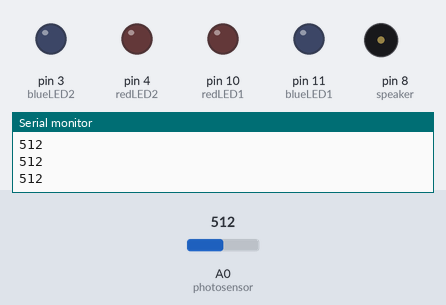
Bench run of a sketch on a simulated Arduino Uno, built with avr-gcc and run on an emulated ATmega328P. On the bench: output pins drawn as LEDs (lit = HIGH), buzzer (waves = sounding), the last lines printed to the serial monitor. Dashed ring = blinking. The test bench sets the inputs (shaded band); at power-on: A0 (photosensor) = 512.

Above: at 1.2 s.
1.3 s: A0 (photosensor) set to 1009
2.8 s: A0 (photosensor) set to 1023
At 3.2 s:
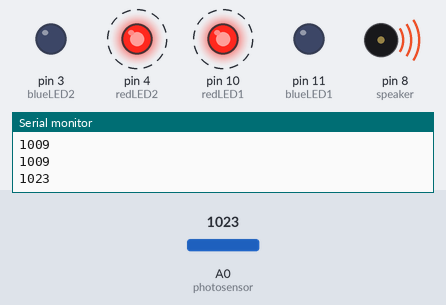
At 3.7 s:
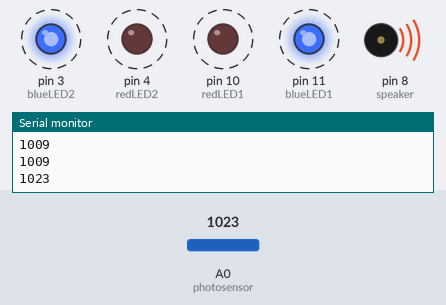
5.8 s: A0 (photosensor) set to 900
At 6.5 s:
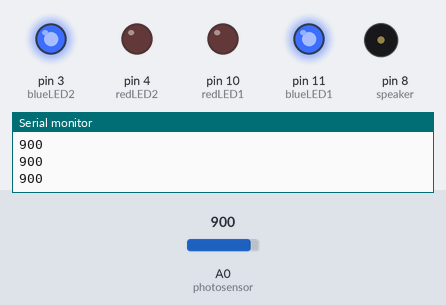
Timing chart, 0 to 8.8 s (numbered marks = the images above; inputs shaded):
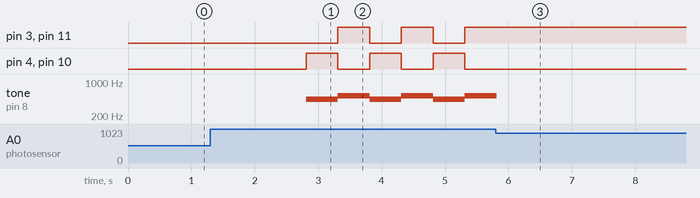

Measured:
- the behaviour switches between 1022 and 1023 on A0 (photosensor) (found by bisection; images 0 and 1)
- after the input at 2.8 s, pin 3 (blueLED2), pin 11 (blueLED1): alternates HIGH for 0.50 s and LOW for 0.50 s, starting after 0.51 s; pin 4 (redLED2), pin 10 (redLED1): alternates HIGH for 0.50 s and LOW for 0.50 s, starting at once; tone on pin 8 (speaker): alternates 523 Hz for 0.50 s and 440 Hz for 0.50 s, starting at once
- after the input at 5.8 s, pin 3 (blueLED2), pin 11 (blueLED1): stops changing and stays HIGH; pin 4 (redLED2), pin 10 (redLED1): stops changing and stays LOW

The sketch:

sketch_jul29b.ino
```cpp
int redLED1 = 10;
int blueLED1 = 11;
int redLED2 = 4;
int blueLED2 = 3;
int speaker = 8;
int photosensor = A0;

int sensorMin = 1023;  // minimum sensor value
int sensorMax = 0;     // maximum sensor value
int sensorValue = 0;   // the sensor value


void setup() {
  Serial.begin(9600);
  pinMode(redLED1, OUTPUT);
  pinMode(blueLED1, OUTPUT);
  pinMode(redLED2, OUTPUT);
  pinMode(blueLED2, OUTPUT);
  pinMode(speaker, OUTPUT);
  pinMode(photosensor, INPUT);
}

void loop() {
  sensorValue = analogRead(photosensor);
  //sensorValue = map(sensorValue, sensorMin, sensorMax, 0, 255);
  //sensorValue = constrain(sensorValue, 0, 255);
  Serial.println(sensorValue);
  if (sensorValue == 1023)
  {
    noTone(speaker);
    digitalWrite(redLED1, HIGH);
    digitalWrite(redLED2, HIGH);
    digitalWrite(blueLED1, LOW);
    digitalWrite(blueLED2, LOW);
    tone(speaker, 440, 500);
    delay(500);

    noTone(speaker);

    digitalWrite(redLED1, LOW);
    digitalWrite(redLED2, LOW);
    digitalWrite(blueLED1, HIGH);
    digitalWrite(blueLED2, HIGH);
    tone(speaker, 523, 500);
    delay(500);
  }
}
```
